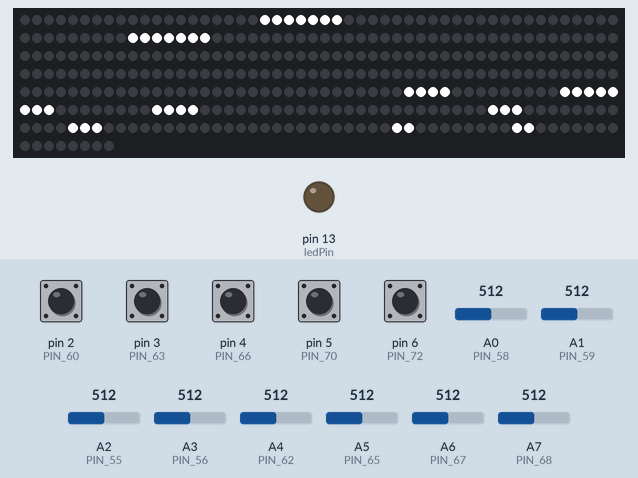
A sketch run on a simulated Arduino Nano, built with avr-gcc and run on an emulated ATmega328P. Shown: 358 RGB LEDs in strip order, left to right, continuing on the next row, output pins drawn as LEDs (lit = HIGH). The inputs (shaded band) are chosen by the test bench; at power-on: pin 2 (PIN_60), pin 3 (PIN_63), pin 4 (PIN_66), pin 5 (PIN_70), pin 6 (PIN_72) HIGH, A0 (PIN_58) = 512, A1 (PIN_59) = 512, A2 (PIN_55) = 512, A3 (PIN_56) = 512, A4 (PIN_62) = 512, A5 (PIN_65) = 512, A6 (PIN_67) = 512, A7 (PIN_68) = 512. What the sketch prints to the serial monitor is not drawn.

Above: at 1.2 s.
1.3 s: pin 2 (PIN_60) pulled LOW for 0.15 s
2.9 s: pin 4 (PIN_66) pulled LOW for 0.15 s
At 3.01 s:
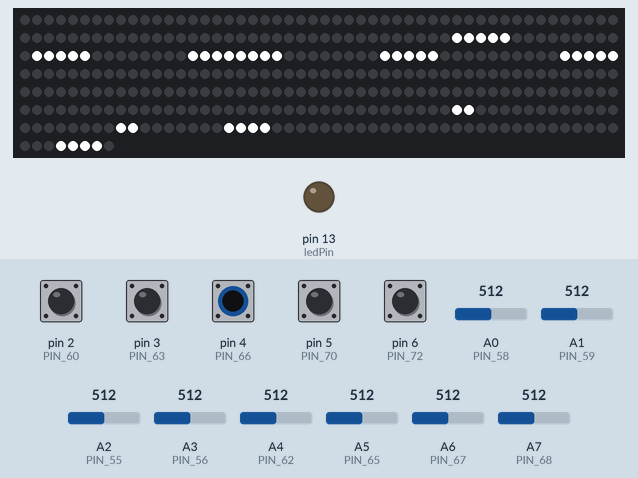
4.5 s: pin 6 (PIN_72) pulled LOW for 0.15 s
At 4.61 s:
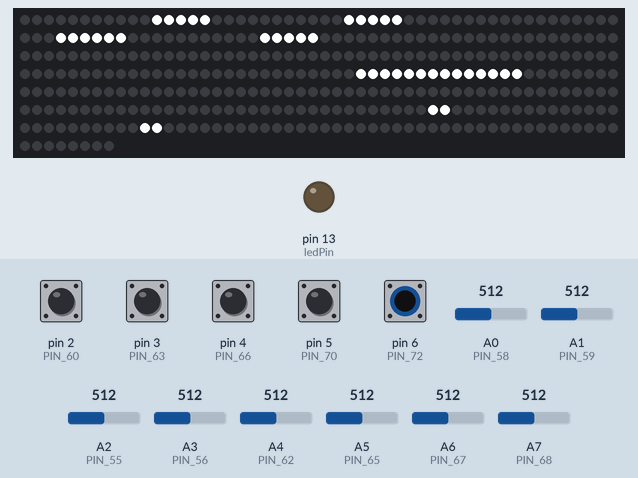
Timing chart, 0 to 7.5 s (numbered marks = the images above; inputs shaded):
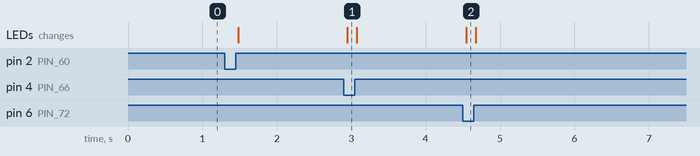

The sketch:

Playzone.ino
```cpp
/*
 * Playzone is a glass musical instrument and lighting installation. It uses an Arduino
 * Mega 2560 that is wired with 5 buttons on digital pins, 8 pressure sensors on analog
 * pins, MIDI output and drives a NeoPixel.
 *
 * The 5 buttons of 'keys' are handled by the KeyClass. The 8 pressure sensors are
 * arranged in pairs and are handled by the RockerClass.
 *
 * Created by Mark Kobine for Marzena Ostromecka 2018
 *
 */

#include <Adafruit_NeoPixel.h>
#ifdef __AVR__
  #include <avr/power.h>
#endif

// The notes played by each of the 5 keys
#define NOTE_60 60
#define NOTE_63 63
#define NOTE_66 66
#define NOTE_70 70
#define NOTE_72 72

// Rocker notes
#define NOTE_58 58
#define NOTE_59 59
#define NOTE_55 55
#define NOTE_56 56
#define NOTE_62 62
#define NOTE_65 65
#define NOTE_67 67
#define NOTE_68 68

// Digital pins used by the keys
#define PIN_60 2
#define PIN_63 3
#define PIN_66 4
#define PIN_70 5
#define PIN_72 6

// Analog pins used by the rockers
#define PIN_58 A0
#define PIN_59 A1
#define PIN_55 A2
#define PIN_56 A3
#define PIN_62 A4
#define PIN_65 A5
#define PIN_67 A6
#define PIN_68 A7

#ifdef MIDI_LIB
#include <MIDI.h>
#endif

// Which pin on the Arduino is connected to the NeoPixels?
#define PIN            7

// How many NeoPixels are attached to the Arduino?
#define NUMPIXELS      358

#ifdef MIDI_LIB
MIDI_CREATE_DEFAULT_INSTANCE();
#endif

static const unsigned ledPin = 13;      // LED pin on Arduino Uno

const int piecesPerColour = 5 * 2;

int notePlayed = 0;

Adafruit_NeoPixel pixels = Adafruit_NeoPixel(NUMPIXELS, PIN, NEO_GRB + NEO_KHZ800);

typedef struct RgbColorX
{
    unsigned char r;
    unsigned char g;
    unsigned char b;
} RgbColor;

RgbColor rgbOff = {0, 0 , 0};

typedef struct HsvColorX
{
    unsigned char h;
    unsigned char s;
    unsigned char v;
} HsvColor;

//
void setup()
{
  pinMode(ledPin, OUTPUT);

#ifdef MIDI_LIB
  // MIDI
  MIDI.begin(4);                      // Launch MIDI and listen to channel 4
#else
  // Set MIDI baud rate:
  Serial.begin(31250);
#endif

  // Rocker pins
  pinMode(PIN_58, INPUT);
  pinMode(PIN_59, INPUT);
  pinMode(PIN_55, INPUT);
  pinMode(PIN_56, INPUT);
  pinMode(PIN_62, INPUT);
  pinMode(PIN_65, INPUT);
  pinMode(PIN_67, INPUT);
  pinMode(PIN_68, INPUT);

  // Key pins
  pinMode(PIN_60, INPUT_PULLUP);
  pinMode(PIN_63, INPUT_PULLUP);
  pinMode(PIN_66, INPUT_PULLUP);
  pinMode(PIN_70, INPUT_PULLUP);
  pinMode(PIN_72, INPUT_PULLUP);

  pixels.begin();

  mapGlassPieces();
  mapGlassRockers();

//  Serial.begin(9600);
}

//
int readRocker()
{
  int reading = 0;

  reading = analogRead(A0);
  if (reading <= 10)
    reading = -analogRead(A1);

  return reading;
}

#ifdef OLD
//
int readJoyStick()
{

  if (digitalRead(2) == LOW)
    if (digitalRead(5) == LOW)
      return 8;

  if (digitalRead(2) == LOW)
    if (digitalRead(3) == HIGH)
      return 1;
    else
      return 2;

  if (digitalRead(3) == LOW)
    if (digitalRead(4) == HIGH)
      return 3;
    else
      return 4;

  if (digitalRead(4) == LOW)
    if (digitalRead(5) == HIGH)
      return 5;
    else
      return 6;

  if (digitalRead(5) == LOW)
    if (digitalRead(2) == HIGH)
      return 7;
    else
      return 8;

  return 0;
}
#endif

#ifndef MIDI_LIB
// plays a MIDI note. Doesn't check to see that cmd is greater than 127, or that
// data values are less than 127:
void noteOn(int pitch, int velocity)
{
  Serial.write(0x90);
  Serial.write(pitch);
  Serial.write(velocity);
}

// plays a MIDI note. Doesn't check to see that cmd is greater than 127, or that
// data values are less than 127:
void noteOff(int pitch)
{
  Serial.write(0x80);
  Serial.write(pitch);
  Serial.write(0);
}
#endif

//
void setLEDcolour(int startLEDs[], int numLEDs[], struct RgbColorX &rgb)
{
  for (int j = 0; j < piecesPerColour; j++)
  {
    if (numLEDs[j] > 0)
    {
      for(int i = startLEDs[j]; i < startLEDs[j]+numLEDs[j]; i++)
        pixels.setPixelColor(i % NUMPIXELS, pixels.Color(rgb.r, rgb.g, rgb.b));
    }
  }

  pixels.show();
}

//
void loop()
{
  // read the rocker
  int rock = readRocker();

  // convert the rocker value into a colour
  int mapped = map(rock+450, 0, 900, 0, 255);
  mapped = constrain(mapped, 0, 255);

//  Serial.print("rock ");
//  Serial.print(rock);
//  Serial.print(" mapped ");
//  Serial.println(mapped);

  struct HsvColorX hsv;
  hsv.h = mapped;
  hsv.s = 255;
  hsv.v = 255;

  struct RgbColorX rgb = HsvToRgb(hsv);

#ifdef OLD
  // read the joystick position
  int jPos = readJoyStick();
//  Serial.print("jPos ");
//  Serial.println(jPos);

  if (jPos == 0)
  {
    if (notePlayed)
    {
      // A note was playing but the joystick isn't being used so
      // switch the pixels off and end the note
#ifdef MIDI_LIB
      MIDI.sendNoteOff(1, 0, 1);     // Stop the note
#else
      noteOff(notePlayed);
#endif
      digitalWrite(ledPin, LOW);
      notePlayed = 0;

      // Switch the pixels off
      setLEDcolour(0, NUMPIXELS, rgbOff);
    }
  }
  else
  {
    if (notePlayed && (notePlayed != jPos*8))
    {
      // The note being played has changed so turn off the old note and the LEDs
      // and start a new one
#ifdef MIDI_LIB
      MIDI.sendNoteOff(1, 0, 1);     // Stop the note
#else
      noteOff(notePlayed);
#endif
      digitalWrite(ledPin, LOW);
      notePlayed = 0;
      delay(100);                // Wait for a second

      // Switch the pixels off
      setLEDcolour(0, NUMPIXELS, rgbOff);

      // Now switch the pixels back on and start a new note
      // set the pixels in the quadrant chosen via the joystick
      int startPos = (jPos - 1) * 2;
      setLEDcolour(startPos, startPos + (NUMPIXELS / 4), rgb);

      // Starting a new note
      notePlayed = jPos * 8;
#ifdef MIDI_LIB
      MIDI.sendNoteOn(notePlayed, 127, 1);    // Send a Note (pitch X, velo 127 on channel 1)
#else
      noteOn(notePlayed, 127);
#endif
      delay(100);                // Wait for a second
    }
    else
    {
      // The joystick is being used
      // Set all pixels to off
      setLEDcolour(0, NUMPIXELS, rgbOff);

      // set the pixels in the quadrant chosen via the joystick
      int startPos = (jPos - 1) * 2;
      setLEDcolour(startPos, startPos + (NUMPIXELS / 4), rgb);

      digitalWrite(ledPin, HIGH);

      // Now handle the MIDI
      if (!notePlayed)
      {
        // Starting a new note
        notePlayed = jPos * 8;
#ifdef MIDI_LIB
        MIDI.sendNoteOn(notePlayed, 127, 1);    // Send a Note (pitch X, velo 127 on channel 1)
#else
        noteOn(notePlayed, 127);
#endif
        delay(100);                // Wait for a second
      }
    }
  }
#else // OLD
  // NEW CODE
  updateKeys();
  updateRcokers();
#endif // OLD

  delay(20);
}
```

HSVtoRGB.ino
```cpp
struct RgbColorX HsvToRgb(struct HsvColorX hsv)
{
    RgbColor rgb;
    unsigned char region, remainder, p, q, t;

    if (hsv.s == 0)
    {
        rgb.r = hsv.v;
        rgb.g = hsv.v;
        rgb.b = hsv.v;
        return rgb;
    }

    region = hsv.h / 43;
    remainder = (hsv.h - (region * 43)) * 6;

    p = (hsv.v * (255 - hsv.s)) >> 8;
    q = (hsv.v * (255 - ((hsv.s * remainder) >> 8))) >> 8;
    t = (hsv.v * (255 - ((hsv.s * (255 - remainder)) >> 8))) >> 8;

    switch (region)
    {
        case 0:
            rgb.r = hsv.v; rgb.g = t; rgb.b = p;
            break;
        case 1:
            rgb.r = q; rgb.g = hsv.v; rgb.b = p;
            break;
        case 2:
            rgb.r = p; rgb.g = hsv.v; rgb.b = t;
            break;
        case 3:
            rgb.r = p; rgb.g = q; rgb.b = hsv.v;
            break;
        case 4:
            rgb.r = t; rgb.g = p; rgb.b = hsv.v;
            break;
        default:
            rgb.r = hsv.v; rgb.g = p; rgb.b = q;
            break;
    }

    return rgb;
}
```

KeyClass.ino
```cpp
const int sustainDuration = 1000;

class key
{
  private:
    const int pin;                // Digital pin on the Arduino
    const int note;               // Note played by this key
    bool notePlaying;             // Are we currently playing this note
    int channel;                  // Always channel 1 (= 0) just now
    int velocity;                 // Volume. Always max just now (= 127)
    unsigned long noteStart;      // Time the note started
//    const int startLED;           // Start num of LED
//    const int numLEDs;            // No. of LEDs for this key
    int startLEDs[piecesPerColour];
    int numLEDs[piecesPerColour];
    uint32_t colour;              // LED colour

  public:
    key(int p, int n, int c) : pin(p), note(n), channel(c)
    {
      noteStart = 0;
      notePlaying = false;
      velocity = 127;
//      colour = (0x000000ff << 16) | (0x00000032 << 8) | 0x00000032;
      colour = 0x00ffffff;

      // Zero out the map of LED numbers to coloured glass pieces
      for (int i = 0; i < piecesPerColour; i++)
      {
        startLEDs[i] = 0;
        numLEDs[i] = 0;
      }
    }

    // Map the LEDs to glass pieces
    void setPiecesMap(int a, int an, int b=0, int bn=0, int c=0, int cn=0,
                      int d=0, int dn=0, int e=0, int en=0, int f=0, int fn=0,
                      int g=0, int gn=0, int h=0, int hn=0, int i=0, int in=0,
                      int j=0, int jn=0)
    {
      startLEDs[0] = a;
      numLEDs[0] = an;
      startLEDs[1] = b;
      numLEDs[1] = bn;
      startLEDs[2] = c;
      numLEDs[2] = cn;
      startLEDs[3] = d;
      numLEDs[3] = dn;
      startLEDs[4] = e;
      numLEDs[4] = en;
      startLEDs[5] = f;
      numLEDs[5] = fn;
      startLEDs[6] = g;
      numLEDs[6] = gn;
      startLEDs[7] = h;
      numLEDs[7] = hn;
      startLEDs[8] = i;
      numLEDs[8] = in;
      startLEDs[9] = j;
      numLEDs[9] = jn;
    }

    // Check to see if this key has been pressed
    void update()
    {
      // Read data pin
      bool keyPressed = (digitalRead(pin) == LOW);

      if (!keyPressed)
      {
        // Not pressed
        if (notePlaying)
        {
          // Turn off note
          endNote();

          // Switch the pixels off
          setLEDcolour(startLEDs, numLEDs, rgbOff);
        }
      }
      else
      {
        // Starting a new note?
        if (!notePlaying)
        {
          // Set all pixels to off
          setLEDcolour(startLEDs, numLEDs, rgbOff);

          // Set the pixels in the quadrant chosen via the joystick
          // MK fix this later -
          RgbColorX rgb;
//          rgb.r = (colour & 0x00ff0000) >> 16;
//          rgb.g = (colour & 0x0000ff00) >> 8;
//          rgb.b =  colour & 0x000000ff;
          rgb.r = 255;
          rgb.g = 255;
          rgb.b = 255;
          setLEDcolour(startLEDs, numLEDs, rgb);

          // Now handle the MIDI
          if (!notePlaying)
          {
            // Starting a new note
            playNote();
            delay(100);                // Wait for a bit
          }
        }

        if (notePlaying && (millis() > noteStart + sustainDuration))
        {
          // Start vibration
          vibrate();
        }
      }
    }

    // Start playting our note
    void playNote()
    {
      notePlaying = true;
      noteStart = millis();
      Serial.write(0x90 | channel);
      Serial.write(note);
      Serial.write(velocity);
    }

    // Stop playing our note
    void endNote()
    {
      notePlaying = false;
      noteStart = 0;
      Serial.write(0x80 | channel);
      Serial.write(note);
      Serial.write(0);
    }

    void vibrate()
    {
      // MK don't believe this can be done in MIDI and needs
      // to be done by the synth
    }
};

// Instantiate the objects that handle the glass 'keys'
key key60(PIN_60, NOTE_60, 0);
key key63(PIN_63, NOTE_63, 1);
key key66(PIN_66, NOTE_66, 2);
key key70(PIN_70, NOTE_70, 3);
key key72(PIN_72, NOTE_72, 4);

// Map the LED pixels to the glass pieces for each key
void mapGlassPieces()
{
  key60.setPiecesMap(20, 7, 59, 7, 245, 8, 232, 4, 261, 4, 289, 3, 304, 3, 331, 2, 341, 2);
  key63.setPiecesMap(20, 7, 59, 7, 245, 8, 232, 4, 261, 4, 289, 3, 304, 3, 331, 2, 341, 2);
  key66.setPiecesMap(114, 8, 101, 5, 130, 5, 86, 5, 145, 5, 286, 2, 308, 2, 317, 4, 353, 4);
  key70.setPiecesMap(114, 8, 101, 5, 130, 5, 86, 5, 145, 5, 286, 2, 308, 2, 317, 4, 353, 4);
  key72.setPiecesMap(11, 5, 27, 5, 53, 6, 70, 5, 178, 7, 185, 7, 284, 2, 310, 2);
}

// Update each key instance
void updateKeys()
{
  key60.update();
  key63.update();
  key66.update();
  key70.update();
  key72.update();
}
```

Source omitted: RockerClass.ino (6625 bytes)

Measured:
- after the input at 2.9 s, the LEDs: change after 0.05 s (image 1)
- after the input at 4.5 s, the LEDs: change after 0.05 s (image 2)
